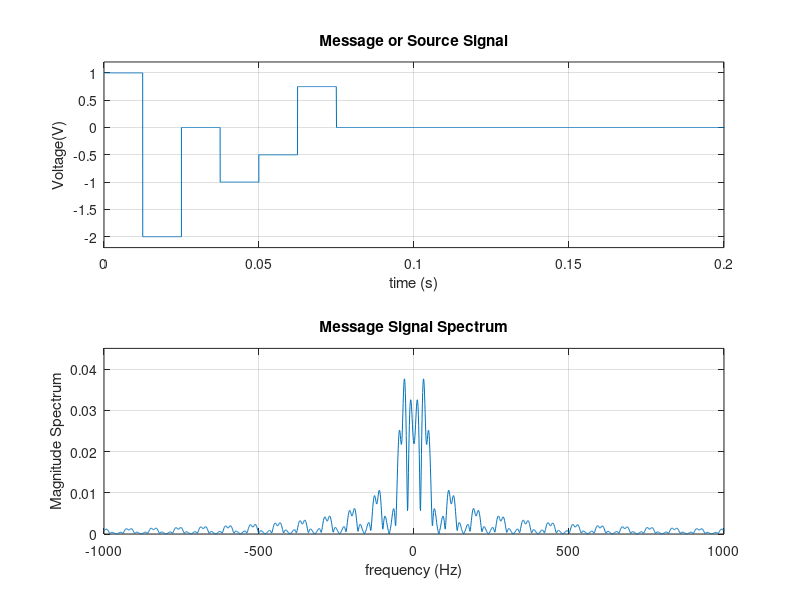
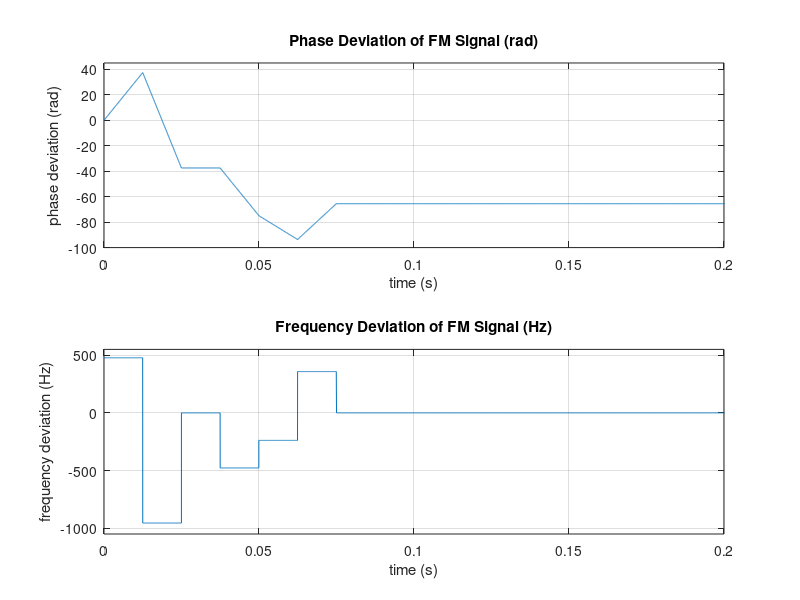
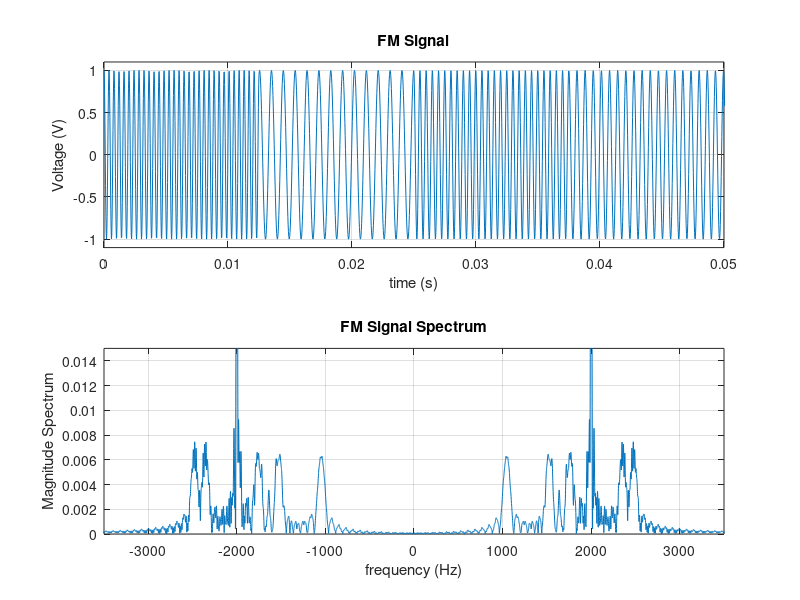

These charts were generated, in order, by the following MATLAB code: (Note: this script raises an error after producing the figures.)
% MATLAB script to show FM and PM modulation using a stair-case message
% function

clc
close all
fs = 40000;  % sampling frequency
ts = 1/fs;   % time sampling period
df = 1;      % frequency sampling period
N = fs/df;   % number of DFT smaples in the spectrum
T = 0.2;     % time interval for plotting time domain signal
T1 = 0.05;   % shorter time interval than T to show FM modulation
fc = 2000;   % carrier frequency in Hz
A = 1;       % carrier amplitdue
kf = 3000;  % frequency deviation constant ((rad/sec)/unit of message signal)
kp = 100;    % phase deviation constant (rad/unit of message signal)
N1 = 500;    % number of samples in the positive pulse
N2 = 500;    % number of samples in the negative pulse
N3 = fs-N1-N2;                 % number of samples in the 0 level of the pulse
t1 = 0:ts:(N1-1)*ts;           % time samples for the positive pulse
t2 = N1*ts:ts:(N1+N2-1)*ts;    % time samples for the negative pulse
t3 = 3*(N1+N2)*ts:ts:(N-1)*ts; % time samples for the 0 level of the pulse
t4 = [t1 t2];
t5 = t4(length(t4)) + [t1 t2];
t6 = t5(length(t5)) + [t1 t2];
t = [t4 t5 t6 t3];
m = [ones(1,length(t1)) -2*ones(1,length(t2)) ...
     0*ones(1,length(t1)) -1*ones(1,length(t2)) ...
     -0.5*ones(1,length(t1)) 0.75*ones(1,length(t2)) ...
     zeros(1,length(t3))]; % message signal

%plotting message signal
figure;
subplot(2,1,1);
plot(t,m);
grid on;
axis([0 T -2.2 1.2]);
title('Message or Source Signal');
xlabel('time (s)');
ylabel('Voltage(V)');

%plotting message signal spectrum
M = (1/fs) * fft(m);          % computes the Fast Fourier Transform (FFT)  
f = 0 : df : df*(N-1);        % frequency vector for the FFT
fnew = f - fs/2;              % shift the frequency vector to go from -fs/2 to fs/2
subplot(2,1,2);
plot(fnew, fftshift(abs(M))); % plots the magnitude spectrum of the message signal
grid on;
axis([-1000 1000 0 0.045]);
title('Message Signal Spectrum');
xlabel('frequency (Hz)');
ylabel('Magnitude Spectrum');

% computing power and 98% bandwidth of the FM signal
disp('Power in message signal using time domain (watt) = ');
pt = trapz(t,m.^2)

disp('Power in message signal spectrum using frequency domain (watt) =');
pf = trapz(f,abs(M).^2)

pfc = cumtrapz(fnew, abs(fftshift(M)).^2);
I = find(pfc >= 0.98*pf);
disp('98% bandwidth of message signal from simulation (Hz)');
BWm = fnew(I(1))

% plotting phase and frequency deviation for the FM signal
figure;
pdev1 = kf * cumtrapz(t,m);         % phase deviation for FM signal
fdev1 = (1/(2*pi)) * kf * m;        % frequency deviation for FM signal (Hz)
subplot(2,1,1);
plot(t,pdev1);
grid on;
axis([0 T -100 45]);
title('Phase Deviation of FM Signal (rad)');
xlabel('time (s)');
ylabel('phase deviation (rad)');

subplot(2,1,2);
plot(t,fdev1);
grid on;
axis([0 T -1050 550]);
title('Frequency Deviation of FM Signal (Hz)');
xlabel('time (s)');
ylabel('frequency deviation (Hz)');

%plotting FM modulated signal
figure;
s1 = A * cos(2*pi*fc*t + pdev1);         % FM modulated signal
subplot(2,1,1);
plot(t,s1);
grid on;
axis([0 T1 -1.1 1.1]);
title('FM Signal');
xlabel('time (s)');
ylabel('Voltage (V)');

% plotting FM signal spectrum
S1 = (1/fs) * fft(s1);          % Fast Fourier Transform of the modulated signal
f = 0 : df : df*(N-1);
fnew = f - fs/2;
subplot(2,1,2);
plot(fnew, fftshift(abs(S1))); % plots the magnitude spectrum of the modulated signal
grid on;
axis([-3500 3500 0 0.015]);
%xticks([-400 -300 -fc -200 -100 0 100 200 fc 300 400]);
title('FM Signal Spectrum');
xlabel('frequency (Hz)');
ylabel('Magnitude Spectrum');

% computing power and 98% bandwidth of the FM signal
disp('Power in the FM signal using time domain (watt) = ');
pt = trapz(t,s1.^2)

disp('Power in the FM signal spectrum using frequency domain (watt) =');
pf = trapz(f,abs(S1).^2)

disp('98% bandwidth of FM signal from simulation (Hz)');
BW_98_FM = powerbandwidth(f,fs,fc,df,S1,98)

disp('Peak frequency deviation of the FM signal (Hz)');
pfdfm = max(abs(fdev1))

disp('Deviation ratio of the FM signal');
drfm = pfdfm/BWm

disp('98% bandwidth of FM signal according to Carson''s rule (Hz)');
2 * BWm * (drfm + 1)

%plotting message signal, phase deviation, frequency deviation, and FM
%signal
figure;
subplot(4,1,1);
plot(t,m);
grid on;
axis([0 T1 -2.5 1.5]);
title('Message or Source Signal');
xlabel('time (s)');
ylabel('Voltage(V)');

subplot(4,1,2);
plot(t,pdev1);
grid on;
axis([0 T1 -100 40]);
title('Phase Deviation of FM Signal (rad)');
xlabel('time (s)');
ylabel('phase deviation (rad)');

subplot(4,1,3);
plot(t,fdev1);
grid on;
axis([0 T1 -1100 600]);
title('Frequency Deviation of FM Signal (Hz)');
xlabel('time (s)');
ylabel('frequency deviation (Hz)');

subplot(4,1,4);
plot(t,s1);
grid on;
axis([0 T1 -1.1 1.1]);
title('FM Signal');
xlabel('time (s)');
ylabel('Voltage (V)');

% plotting phase and frequency deviation for the PM signal
figure;
pdev2 = kp * m;                         % phase deviation for the PM signal (rad)
fdev2 = 1/(2*pi) * diff(pdev2)/ts;      % frequency deviation for the PM signal (Hz)
subplot(2,1,1);
plot(t,pdev2);
grid on;
axis([0 T -210 110]);
title('Phase Deviation of PM Signal (rad)');
xlabel('time (s)');
ylabel('phase deviation (rad)');

subplot(2,1,2);
plot(t(:,1:length(fdev2)),fdev2);
grid on;
axis([0 T -5000 5000]);
title('Frequency Deviation of PM Signal (Hz)')
xlabel('time (s)');
ylabel('frequency deviation (Hz)');

%plotting PM signal and its spectrum
figure;
s2 = A * cos(2*pi*fc*t + pdev2);    % PM modulated signal
subplot(2,1,1);
plot(t,s2);
grid on;
axis([0 T1 -1.1 1.1]);
title('PM Signal');
xlabel('time (s)');
ylabel('Voltage (V)');

% plotting PM signal spectrum
S2 = (1/fs) * fft(s2);          % Fast Fourier Transform of the modulated signal
f = 0 : df : df*(N-1);
fnew = f - fs/2;
subplot(2,1,2);
plot(fnew, fftshift(abs(S2))); % plots the magnitude spectrum of the modulated signal
grid on;
axis([-2300 2300 0 0.02]);
%xticks([-400 -300 -fc -200 -100 0 100 200 fc 300 400]);
title('PM Signal Spectrum');
xlabel('frequency (Hz)');
ylabel('Magnitude Spectrum');

% computing power and 98% bandwidth of the FM signal
disp('Power in the PM signal using time domain (watt) = ');
pt = trapz(t,s2.^2)

disp('Power in the PM signal spectrum using frequency domain (watt) =');
pf = trapz(f,abs(S2).^2)

disp('98% bandwidth of PM signal from simulation (Hz)');
BW_98_PM = powerbandwidth(f,fs,fc,df,S2,98)


disp('Peak frequency deviation of the PM signal (Hz)');
%pfdpm = max(abs(fdev2))   % since m(t) is not continuous, we can't apply this
%formula. Instead the frequency devaition of the PM signal is 0 since the
%information is modulated as phase shift and not as frequency change
pfdpm = 0

disp('Deviation ratio of the PM signal');
drpm = pfdpm/BWm

disp('98% bandwidth of PM signal according to Carson''s rule (Hz)');
2 * BWm * (drpm + 1)

%plotting message signal, phase deviation, frequency deviation, and PM
%signal
figure;
subplot(4,1,1);
plot(t,m);
grid on;
axis([0 T1 -2.5 1.5]);
title('Message or Source Signal');
xlabel('time (s)');
ylabel('Voltage(V)');

subplot(4,1,2);
plot(t,pdev2);
grid on;
axis([0 T1 -210 110]);
title('Phase Deviation of PM Signal (rad)');
xlabel('time (s)');
ylabel('phase deviation (rad)');

subplot(4,1,3);
plot(t(:,1:length(fdev2)),fdev2);
grid on;
axis([0 T1 -5000 5000]);
title('Frequency Deviation of PM Signal (Hz)');
xlabel('time (s)');
ylabel('frequency deviation (Hz)');

subplot(4,1,4);
plot(t,s2);
grid on;
axis([0 T1 -1.1 1.1]);
title('PM Signal');
xlabel('time (s)');
ylabel('Voltage (V)');